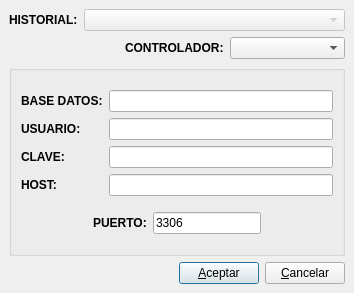
<ui version="4.0" >
 <author>José Manuel Díez Botella</author>
 <class>conexion</class>
 <widget class="QDialog" name="conexion" >
  <property name="geometry" >
   <rect>
    <x>0</x>
    <y>0</y>
    <width>354</width>
    <height>293</height>
   </rect>
  </property>
  <property name="windowTitle" >
   <string>Conexión con base de datos</string>
  </property>
  <layout class="QVBoxLayout" >
   <property name="spacing" >
    <number>6</number>
   </property>
   <property name="margin" >
    <number>9</number>
   </property>
   <item>
    <layout class="QHBoxLayout" >
     <property name="spacing" >
      <number>6</number>
     </property>
     <property name="margin" >
      <number>0</number>
     </property>
     <item>
      <widget class="QLabel" name="label" >
       <property name="font" >
        <font>
         <weight>75</weight>
         <bold>true</bold>
        </font>
       </property>
       <property name="text" >
        <string>HISTORIAL:</string>
       </property>
      </widget>
     </item>
     <item>
      <widget class="QComboBox" name="bdcomboBox" >
       <property name="enabled" >
        <bool>false</bool>
       </property>
       <property name="sizePolicy" >
        <sizepolicy vsizetype="Fixed" hsizetype="Expanding" >
         <horstretch>0</horstretch>
         <verstretch>0</verstretch>
        </sizepolicy>
       </property>
      </widget>
     </item>
    </layout>
   </item>
   <item>
    <layout class="QHBoxLayout" >
     <property name="spacing" >
      <number>6</number>
     </property>
     <property name="margin" >
      <number>0</number>
     </property>
     <item>
      <spacer>
       <property name="orientation" >
        <enum>Qt::Horizontal</enum>
       </property>
       <property name="sizeHint" stdset="0" >
        <size>
         <width>40</width>
         <height>20</height>
        </size>
       </property>
      </spacer>
     </item>
     <item>
      <widget class="QLabel" name="label_6" >
       <property name="font" >
        <font>
         <weight>75</weight>
         <bold>true</bold>
        </font>
       </property>
       <property name="text" >
        <string>CONTROLADOR:</string>
       </property>
      </widget>
     </item>
     <item>
      <widget class="QComboBox" name="controladorcomboBox" >
       <property name="sizePolicy" >
        <sizepolicy vsizetype="Fixed" hsizetype="Expanding" >
         <horstretch>0</horstretch>
         <verstretch>0</verstretch>
        </sizepolicy>
       </property>
      </widget>
     </item>
    </layout>
   </item>
   <item>
    <widget class="QGroupBox" name="groupBox" >
     <property name="title" >
      <string/>
     </property>
     <layout class="QVBoxLayout" >
      <item>
       <layout class="QGridLayout" >
        <item row="0" column="0" >
         <widget class="QLabel" name="label_3" >
          <property name="font" >
           <font>
            <weight>75</weight>
            <bold>true</bold>
           </font>
          </property>
          <property name="text" >
           <string>BASE DATOS:</string>
          </property>
         </widget>
        </item>
        <item row="0" column="1" >
         <widget class="QLineEdit" name="bdlineEdit" />
        </item>
        <item row="1" column="0" >
         <widget class="QLabel" name="label_2" >
          <property name="font" >
           <font>
            <weight>75</weight>
            <bold>true</bold>
           </font>
          </property>
          <property name="text" >
           <string>USUARIO:</string>
          </property>
         </widget>
        </item>
        <item row="1" column="1" >
         <widget class="QLineEdit" name="usuariolineEdit" />
        </item>
        <item row="2" column="0" >
         <widget class="QLabel" name="label_4" >
          <property name="font" >
           <font>
            <weight>75</weight>
            <bold>true</bold>
           </font>
          </property>
          <property name="text" >
           <string>CLAVE:</string>
          </property>
         </widget>
        </item>
        <item row="2" column="1" >
         <widget class="QLineEdit" name="clavelineEdit" >
          <property name="echoMode" >
           <enum>QLineEdit::Password</enum>
          </property>
         </widget>
        </item>
        <item row="3" column="0" >
         <widget class="QLabel" name="label_5" >
          <property name="font" >
           <font>
            <weight>75</weight>
            <bold>true</bold>
           </font>
          </property>
          <property name="text" >
           <string>HOST:</string>
          </property>
         </widget>
        </item>
        <item row="3" column="1" >
         <widget class="QLineEdit" name="hostlineEdit" />
        </item>
       </layout>
      </item>
      <item>
       <layout class="QHBoxLayout" >
        <item>
         <spacer>
          <property name="orientation" >
           <enum>Qt::Horizontal</enum>
          </property>
          <property name="sizeHint" stdset="0" >
           <size>
            <width>40</width>
            <height>20</height>
           </size>
          </property>
         </spacer>
        </item>
        <item>
         <widget class="QLabel" name="label_7" >
          <property name="font" >
           <font>
            <weight>75</weight>
            <bold>true</bold>
           </font>
          </property>
          <property name="text" >
           <string>PUERTO:</string>
          </property>
         </widget>
        </item>
        <item>
         <widget class="QLineEdit" name="puertolineEdit" >
          <property name="text" >
           <string>3306</string>
          </property>
         </widget>
        </item>
        <item>
         <spacer>
          <property name="orientation" >
           <enum>Qt::Horizontal</enum>
          </property>
          <property name="sizeHint" stdset="0" >
           <size>
            <width>40</width>
            <height>20</height>
           </size>
          </property>
         </spacer>
        </item>
       </layout>
      </item>
     </layout>
    </widget>
   </item>
   <item>
    <layout class="QHBoxLayout" >
     <property name="spacing" >
      <number>6</number>
     </property>
     <property name="margin" >
      <number>0</number>
     </property>
     <item>
      <spacer>
       <property name="orientation" >
        <enum>Qt::Horizontal</enum>
       </property>
       <property name="sizeHint" stdset="0" >
        <size>
         <width>40</width>
         <height>20</height>
        </size>
       </property>
      </spacer>
     </item>
     <item>
      <widget class="QPushButton" name="AceptarpushButton" >
       <property name="text" >
        <string>&amp;Aceptar</string>
       </property>
       <property name="icon" >
        <iconset resource="libroK.qrc" >
         <normaloff>:/images/librok-42.png</normaloff>:/images/librok-42.png</iconset>
       </property>
      </widget>
     </item>
     <item>
      <widget class="QPushButton" name="cancelarpushButton" >
       <property name="text" >
        <string>&amp;Cancelar</string>
       </property>
       <property name="icon" >
        <iconset resource="libroK.qrc" >
         <normaloff>:/images/librok-7.png</normaloff>:/images/librok-7.png</iconset>
       </property>
      </widget>
     </item>
    </layout>
   </item>
  </layout>
 </widget>
 <tabstops>
  <tabstop>bdcomboBox</tabstop>
  <tabstop>controladorcomboBox</tabstop>
  <tabstop>bdlineEdit</tabstop>
  <tabstop>usuariolineEdit</tabstop>
  <tabstop>clavelineEdit</tabstop>
  <tabstop>hostlineEdit</tabstop>
  <tabstop>AceptarpushButton</tabstop>
  <tabstop>cancelarpushButton</tabstop>
 </tabstops>
 <resources>
  <include location="libroK.qrc" />
 </resources>
 <connections>
  <connection>
   <sender>AceptarpushButton</sender>
   <signal>clicked()</signal>
   <receiver>conexion</receiver>
   <slot>accept()</slot>
   <hints>
    <hint type="sourcelabel" >
     <x>200</x>
     <y>291</y>
    </hint>
    <hint type="destinationlabel" >
     <x>169</x>
     <y>294</y>
    </hint>
   </hints>
  </connection>
  <connection>
   <sender>cancelarpushButton</sender>
   <signal>clicked()</signal>
   <receiver>conexion</receiver>
   <slot>reject()</slot>
   <hints>
    <hint type="sourcelabel" >
     <x>308</x>
     <y>287</y>
    </hint>
    <hint type="destinationlabel" >
     <x>322</x>
     <y>307</y>
    </hint>
   </hints>
  </connection>
 </connections>
</ui>
